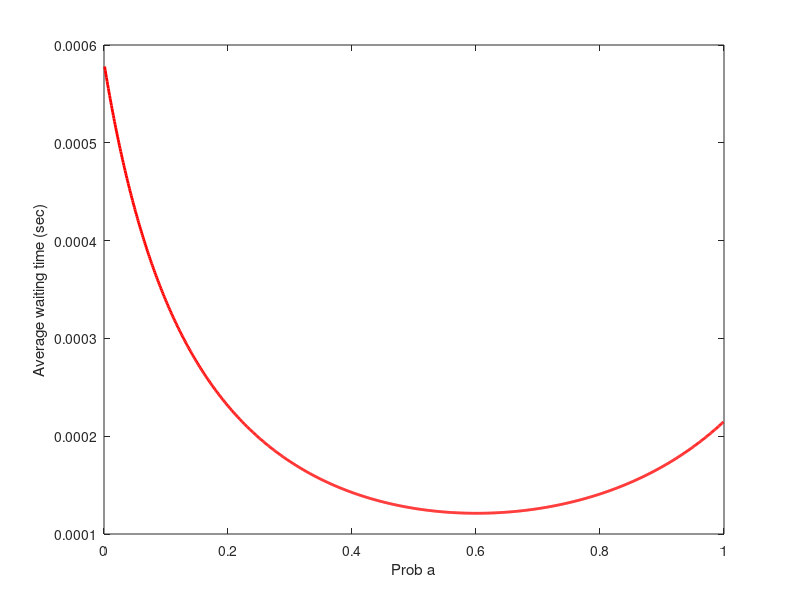

The MATLAB script that drew this image:
pkg load queueing

clc;
clear all;
close all;

a = 0.001:0.001:0.999;
lamda = 10*10^3;

m1 = (15 * 10^6) / (128 * 8);
m2 = (12 * 10^6) / (128 * 8);

lamda1 = a.*lamda;
lamda2 = (1-a).*lamda;

[U1 R1 Q1 X1 P1] = qsmm1(lamda1,m1);
[U2 R2 Q2 X2 P2] = qsmm1(lamda2,m2);

R = a.*R1 + (1-a).*R2;

figure(1);
plot(a,R,'r',"linewidth",2);
xlabel("Prob a");
ylabel("Average waiting time (sec)");
[minR,position] = min(R);
display(minR);
display(position*0.001);

